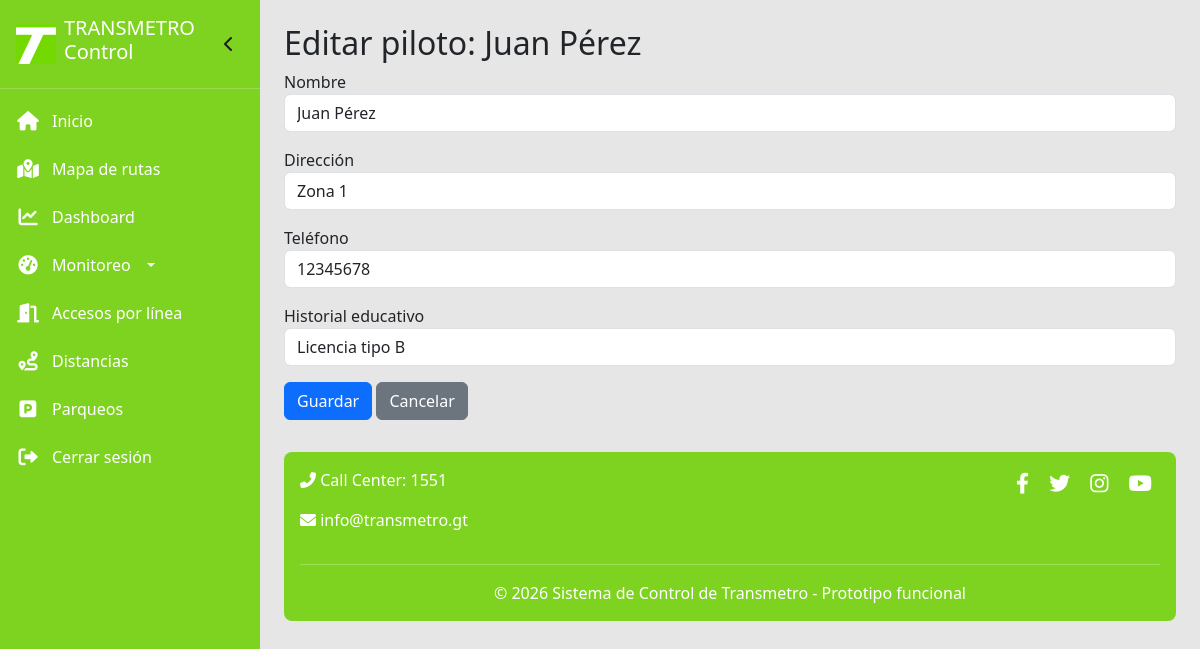
Screenshot of /pilotos/editar/1 (signed in) with the database file from the repository.
### models.py (models this page shows)
class Piloto(db.Model):
    __tablename__ = 'pilotos'
    id = db.Column(db.Integer, primary_key=True)
    nombre = db.Column(db.String(100), nullable=False)
    direccion = db.Column(db.String(200))
    telefono = db.Column(db.String(20))
    historial_educativo = db.Column(db.Text)

### app.py (the view, shortened to what this page needs)
@app.route('/pilotos/editar/<int:piloto_id>', methods=['GET', 'POST'])
@login_required
def editar_piloto(piloto_id):
    piloto = Piloto.query.get_or_404(piloto_id)
    form = PilotoForm(obj=piloto)
    return render_template('editar_piloto.html', form=form, piloto=piloto)

### forms.py
class PilotoForm(FlaskForm):
    nombre = StringField('Nombre', validators=[DataRequired()])
    direccion = StringField('Dirección', validators=[Optional()])
    telefono = StringField('Teléfono', validators=[Optional()])
    historial_educativo = StringField('Historial educativo', validators=[Optional()])
    submit = SubmitField('Guardar')

### app.py (called while the page is built)
@login_manager.user_loader
def load_user(user_id):
    return Admin.query.get(int(user_id))

### templates/editar_piloto.html (shortened to what this page needs)
{% extends "base.html" %}
{% block content %}
<h2>Editar piloto: {{ piloto.nombre }}</h2>
<form method="post">
    <div class="mb-3">{{ form.nombre.label }} {{ form.nombre(class="form-control") }}</div>
    <div class="mb-3">{{ form.direccion.label }} {{ form.direccion(class="form-control") }}</div>
    <div class="mb-3">{{ form.telefono.label }} {{ form.telefono(class="form-control") }}</div>
    <div class="mb-3">{{ form.historial_educativo.label }} {{ form.historial_educativo(class="form-control") }}</div>
    {{ form.submit(class="btn btn-primary") }}
    <a href="{{ url_for('listar_pilotos') }}" class="btn btn-secondary">Cancelar</a>
</form>
{% endblock %}

### templates/base.html (style rules this page uses)
:root { --verde-transmetro: #7ED321; --azul-transmetro: #2E3E9E; --fondo-claro: #E6E6E6; --blanco: #FFFFFF; }
body { background-color: var(--fondo-claro); font-family: 'Segoe UI', 'Roboto', 'Helvetica Neue', sans-serif; margin: 0; padding: 0; }

### rows the page displays
Piloto: nombre "Juan Pérez", direccion "Zona 1", telefono "12345678", historial_educativo "Licencia tipo B"
